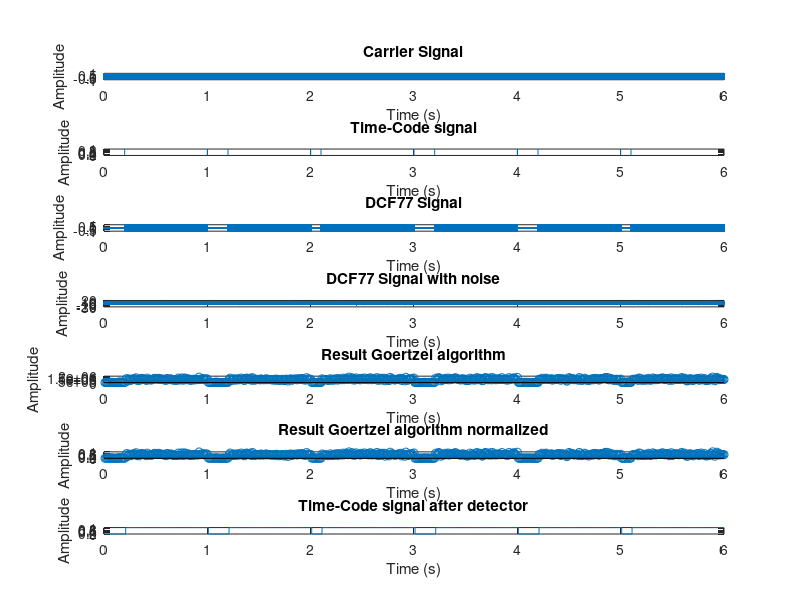
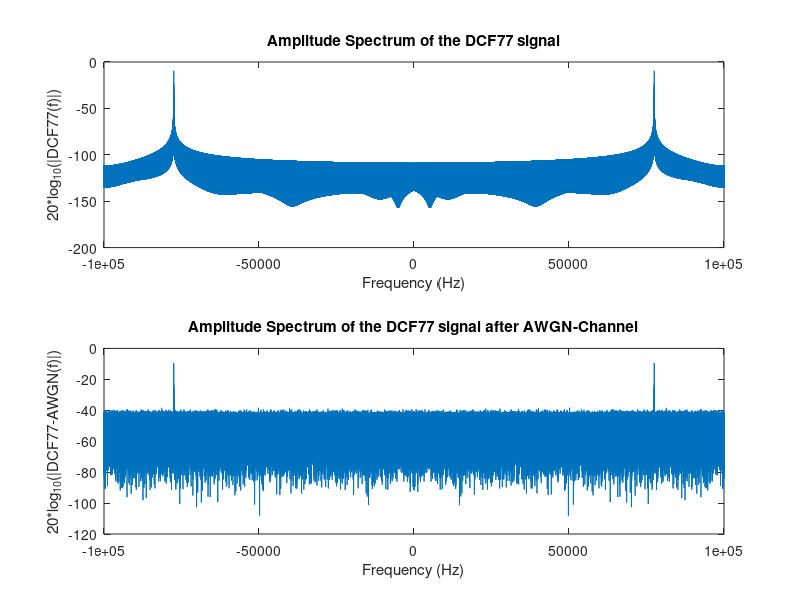

Write MATLAB code to recreate these figures, in order.
clear;
close all;
clc;

%% Simulation Parameter Section

%Sampling parameters
fs = 200e3; %Sampling frequency in Hz
duration = 6; %Overall sampling duration in s (duration of the simulation)

%AWGN-Channel parameters
awgn_snr = -15; %SNR after the AWGN-channel in dB

%Goertzel Macro parameters
goertzel_segment_duration = 0.01; %Duration of the Goertzel algorithm segment in s

%Detector parameters
det_threshold = 0.15; %Threshold for the detector

%% Signal Creation Section

%Creating a time vector for the duration of the simulation
t = 0:1/fs:duration;

%Creating a variable with the number of samples
N_samples = length(t);

%Carrier signal (cos at 77.5kHz)
fc = 77.5e3; %Storing the carrier frequency of the DCF77 transmitter in Hz (77.5kHz)
carrier_signal = cos(2*pi*fc*t);

%Time signal (square wave with frequency of 1Hz, 80% duty cycle, and a range from 0 to 1)
one_samples_80 = round(0.8 * fs);
one_samples_90 = round(0.9 * fs);

rect_duty_80 = [zeros(1, fs - one_samples_80), ones(1, one_samples_80)]; %Rect, duty-cycle 80%, starting at 0
rect_duty_90 = [zeros(1, fs - one_samples_90), ones(1, one_samples_90)]; %Rect, duty-cycle 90%, starting at 0

time_code_signal = [];
for i = 1:ceil(duration)
    if mod(i, 3) == 0
        time_code_signal = [time_code_signal, rect_duty_90];
    else
        time_code_signal = [time_code_signal, rect_duty_80];
    end
end
time_code_signal = time_code_signal(1:N_samples-1);
time_code_signal = [zeros(1, 1), time_code_signal];

%Creating the DCF77 signal by using Amplitude Modulation (carrier is reduced to 15% during the gap)
dcf77_signal = (0.85*time_code_signal + 0.15) .* carrier_signal;



%% AWGN-Channel Section

%Add noise by passing the DCF77 signal through an AWGN-Channel
dcf77_signal_noise = awgn(dcf77_signal, awgn_snr, 'measured');



%% Goertzel Section

%Batch analysis parameters
goertzel_segment_size = fs * goertzel_segment_duration; %Calculating the number of samples for one segment
goertzel_num_segments = duration / goertzel_segment_duration; %Calculating the number of segments
t_goertzel_segments_results = (1:goertzel_num_segments)*goertzel_segment_duration; %Create a time vector for the results for plotting

%Goertzel parameters
goertzel_k = round(fc * goertzel_segment_duration);
goertzel_omega = 2 * pi * goertzel_k / goertzel_segment_size;
goertzel_coeff = 2 * cos(goertzel_omega);

%Initializing Goertzel variables and a vector to store the results
Q_0 = 0;
Q_1 = 0;
Q_2 = 0;
goertzel_segments_magnitudes = zeros(1, goertzel_num_segments); %Vector for storing the results of the analysis of the segments 

%Goertzel algorithm segment processing
for seg = 1:goertzel_num_segments
    %Resetting the Goertzel variables
    Q_0 = 0;
    Q_1 = 0;
    Q_2 = 0;

    %Calculating the start and end index of the samples to process
    index_start = (seg-1)*goertzel_segment_size + 1;
    index_end = seg*goertzel_segment_size;
    
    %Executing the Goertzel algorithm
    for j = index_start:index_end
        Q_0 = Q_1 * goertzel_coeff - Q_2 + dcf77_signal_noise(j);
        Q_2 = Q_1;
        Q_1 = Q_0;
    end
    %Calculating the squared magnitude of fc in the segment and storing the result in the vector of segment results
    goertzel_segments_magnitudes(seg) = Q_1^2 + Q_2^2 - Q_1 * Q_2 * goertzel_coeff;
end



%% Detection Section

%Normalize the results
goertzel_segments_results_normalized = goertzel_segments_magnitudes / max(goertzel_segments_magnitudes);

%Vector for storing the results of the analysis of the segments
dcf77_reconstructed = zeros(1, goertzel_num_segments);

%Looping over the segments and checking if value is below or above the threshold
for seg = 1:goertzel_num_segments
    if goertzel_segments_results_normalized(seg) > 0.15
        dcf77_reconstructed(seg) = 1;
    else
        dcf77_reconstructed(seg) = 0;
    end
end



%% FFT Section

fft_N = length(t); %Number of samples
fft_freq = (-fft_N/2:fft_N/2-1)*(fs/fft_N); %Frequency vector


dcf77_signal_fft = fft(dcf77_signal); %FFT of DCF77 signal
dcf77_signal_fft = fftshift(dcf77_signal_fft); %Shifting FFT
dcf77_signal_fft = dcf77_signal_fft / fft_N; %Adjusting FFT gain
dcf77_signal_fft = 20*log10(abs(dcf77_signal_fft)); %Converting to logarithmic

dcf77_signal_noise_fft = fft(dcf77_signal_noise); %FFT of DCF77 signal with noise
dcf77_signal_noise_fft = fftshift(dcf77_signal_noise_fft); %Shifting FFT
dcf77_signal_noise_fft = dcf77_signal_noise_fft / fft_N; %Adjusting FFT gain
dcf77_signal_noise_fft = 20*log10(abs(dcf77_signal_noise_fft)); %Converting to logarithmic


%% Plot Section

%Time-Domain plots
figure
subplot(7,1,1);
plot(t, carrier_signal);
title('Carrier Signal');
xlabel('Time (s)');
ylabel('Amplitude');

subplot(7,1,2);
plot(t, time_code_signal);
title('Time-Code signal');
xlabel('Time (s)');
ylabel('Amplitude');

subplot(7,1,3);
plot(t, dcf77_signal);
title('DCF77 Signal');
xlabel('Time (s)');
ylabel('Amplitude');

subplot(7,1,4);
plot(t, dcf77_signal_noise);
title('DCF77 Signal with noise');
xlabel('Time (s)');
ylabel('Amplitude');

subplot(7,1,5);
stem(t_goertzel_segments_results, goertzel_segments_magnitudes);
title('Result Goertzel algorithm');
xlabel('Time (s)');
ylabel('Amplitude');

subplot(7,1,6);
stem(t_goertzel_segments_results, goertzel_segments_results_normalized);
title('Result Goertzel algorithm normalized');
xlabel('Time (s)');
ylabel('Amplitude');

subplot(7,1,7);
stairs(t_goertzel_segments_results, dcf77_reconstructed);
title('Time-Code signal after detector');
xlabel('Time (s)');
ylabel('Amplitude');


%Frequency-Domain plots
figure
subplot(2, 1, 1);
plot(fft_freq, dcf77_signal_fft);
title('Amplitude Spectrum of the DCF77 signal');
xlabel('Frequency (Hz)');
ylabel('20*log_{10}(|DCF77(f)|)');

subplot(2, 1, 2);
plot(fft_freq, dcf77_signal_noise_fft);
title('Amplitude Spectrum of the DCF77 signal after AWGN-Channel');
xlabel('Frequency (Hz)');
ylabel('20*log_{10}(|DCF77-AWGN(f)|)');